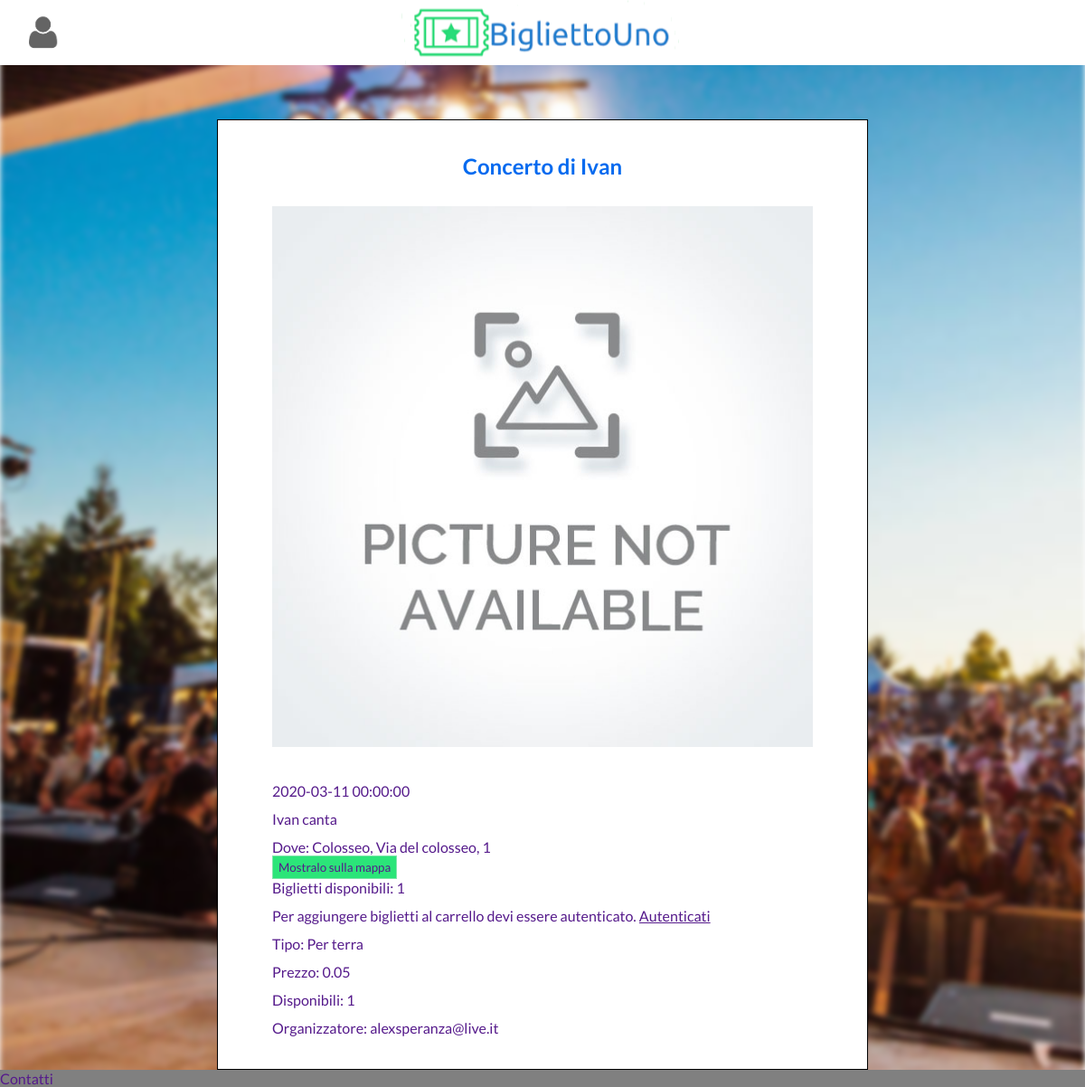
Page /event_details.php?codEvento=1 on the committed database.
### tables this page shows
create table EVENTO (
     codEvento int not null,
     nomeEvento varchar(60) not null,
     dataEOra DATETIME not null,
     NSFC BIT(1) not null,
     descrizione varchar(150) not null,
     nomeImmagine varchar(30) not null,
     codLuogo int not null,
     emailOrganizzatore varchar(30) not null,
     constraint ID_EVENTO_ID primary key (codEvento));

### event_details.php (called while the page is built, shortened)
<?php
    require_once('bootstrap.php');
    $templateParams["evento"] = $dbh->getEvent($_GET["codEvento"])[0];
    $templateParams["moderatori"] = $dbh->getEventModerators($_GET["codEvento"]);
    $templateParams["name"] = "event_details.php";
    $templateParams["title"] = "Dettagli evento";
    $templateParams["css"] = array("base.css", "event_details.css");
    $templateParams["js"] = array("https://ajax.googleapis.com/ajax/libs/jquery/3.4.1/jquery.min.js", "js/base.js", "js/event_details.js", "js/cart_handler.js");
    $templateParams["tickets"] = $dbh->getSeatNumByTypeAndCost($_GET["codEvento"]);
    require(TEMPLATE_DIR."base.php");
?>

### php/DatabaseHelper.php (called while the page is built, shortened)
<?php
class DatabaseHelper{
    private $db;
    public function __construct($servername, $username, $password, $dbname){
        $this->db = new mysqli($servername, $username, $password, $dbname);
    }
    public function getEvent($codEvent) {
        $query = "SELECT *
                  FROM (SELECT E.codEvento, E.nomeEvento, E.dataEOra, E.NSFC, E.descrizione, E.nomeImmagine, E.emailOrganizzatore,
                               L.codLuogo, L.nome AS nomeLuogo, L.indirizzo, L.urlMaps, L.capienzaMassima,
                               COUNT(P.codPrenotazione) as postiOccupati, (COUNT(P.codPrenotazione)/L.capienzaMassima * 100) as percPostiOccupati, COUNT(P.codPosto) AS maxPostiDisponibili
                        FROM evento E, luogo L, posto P
                        WHERE E.codLuogo = L.codLuogo
                        AND p.codEvento = E.codEvento
                        AND E.codEvento = ?
                        GROUP BY E.codEvento, E.nomeEvento, E.dataEOra, E.NSFC, E.descrizione, E.nomeImmagine, E.emailOrganizzatore,
                                 L.codLuogo, L.nome, L.indirizzo, L.urlMaps, L.capienzaMassima
                       ) AS tabEventi,
                       (SELECT EHC.codEvento, GROUP_CONCAT(ce.nomeCategoria SEPARATOR ', ') AS categorie
                        FROM evento_ha_categoria EHC, categoria_evento CE
                        WHERE EHC.codCategoria = ce.codCategoria
                          AND EHC.codEvento = ?
                        GROUP BY EHC.codEvento) AS tabCategorie
                  WHERE tabEventi.codEvento = tabCategorie.codEvento
                  ";
        $stmt = $this->db->prepare($query);
        $stmt->bind_param("ii", $codEvent, $codEvent);
        $stmt->execute();
        return $stmt->get_result()->fetch_all(MYSQLI_ASSOC);
    }
    public function getEventModerators($codEvento) {
        $stmt = $this->db->prepare("SELECT emailModeratore FROM moderazione WHERE codEvento = ".$codEvento);
        $stmt->execute();
        return $stmt->get_result()->fetch_all(MYSQLI_ASSOC);
    }
    public function getSeatNumByTypeAndCost($codEvento) {
        $query = "SELECT posto.codTipologia, nomeTipologia, costo, COUNT(codPosto) AS numTotPosti, SUM(IF(codPrenotazione IS NOT NULL, 1, 0)) AS postiPrenotati
                  FROM posto, tipologia_posto
                  WHERE codEvento = ?
                  AND posto.codTipologia = tipologia_posto.codTipologia
                  GROUP BY codTipologia, costo
                  ";
        $stmt = $this->db->prepare($query);
        $stmt->bind_param("i", $codEvento);
        $stmt->execute();
        return $stmt->get_result()->fetch_all(MYSQLI_ASSOC);
    }
}
$servername = "localhost";
$username = "root";
$password = "";
$dbname = "projTecWeb";
$dbh = new DatabaseHelper($servername, $username, $password, $dbname);
?>

### php/template/event_details.php (the view, shortened to what this page needs)
<div class="main-content">
    <section>
        <h1><?php echo $templateParams["evento"]["nomeEvento"]?></h1>
        <img src="<?php echo "img/".(file_exists($templateParams["evento"]["emailOrganizzatore"].$templateParams["evento"]["nomeImmagine"]) ? $templateParams["evento"]["emailOrganizzatore"].$templateParams["evento"]["nomeImmagine"] : "image-not-available.jpg")?>" alt="event_image"/>
        <p><?php echo $templateParams["evento"]["dataEOra"]?>
        <p>  <?php echo $templateParams["evento"]["descrizione"] ?> </p>
        <p> Dove: <?php echo $templateParams["evento"]["nomeLuogo"].", ".$templateParams["evento"]["indirizzo"]?> </p>
        <label for="btn_show_on_map">
            <button type="button" id="btn_show_on_map">
                Mostralo sulla mappa
            </button>
        </label>
    <div id="tickets">
        Biglietti disponibili: <?php echo min($templateParams["evento"]["capienzaMassima"],$templateParams["evento"]["maxPostiDisponibili"]) - $templateParams["evento"]["postiOccupati"]?>
        <?php if(!isset($_SESSION["sessUser"])) {
            echo '<p>Per aggiungere biglietti al carrello devi essere autenticato. <a href="login.php">Autenticati</a></p>';
        }?>
        <?php foreach ($templateParams["tickets"] as $biglietto):?>
        <div>
            <p>Tipo: <?php echo $biglietto["nomeTipologia"];?></p>
            <p>Prezzo: <?php printf("%.2f", $biglietto["costo"]/100)?></p>
            <p>Disponibili: <?php echo $biglietto["numTotPosti"] - $biglietto["postiPrenotati"];?></p>
        </div>
        <?php endforeach;?>
    </div>
    <p> Organizzatore: <?php echo $templateParams["evento"]["emailOrganizzatore"] ?> </p>
</section>

### css/base.css (style rules this page uses)
h1, h2, h3, h4, h5, h6 { color: #046aef; }
* { font-family: 'Lato', sans-serif; color: #551A8B; }
button, input[type="button"], input[type="submit"], input[type="reset"] { border: none; outline: none; cursor: pointer; background-color: #2be579; border: thin solid #80e5aa; height: 2em; }
html, body { height: 100%; }
img { max-width: 100%; max-height: 100%; }
body, header, p, h1, h2, h3, h4, h5, h6, ul { margin: 0; padding: 0; }
body { display: flex; flex-direction: column; overflow-y: auto; font-size: 100%; }
.main-content { background-color: white; border: thin solid black; width: 85%; margin-left: 7.5%; margin-top: 5%; padding: 3% 5%; box-sizing: border-box; }
@media screen and (min-width:650px) { .main-content { width: 70%; margin-left: 15%; } }
@media screen and (min-width:820px) { .main-content { width: 60%; margin-left: 20%; } }

### css/event_details.css (style rules this page uses)
h1 { text-align: center; margin-bottom: 5%; }
img { margin-bottom: 4%; }
p { margin-top: 2%; }

### rows in the picture
evento: nomeEvento "Concerto di Ivan", dataEOra "2020-03-11 00:00:00", descrizione "Ivan canta", emailOrganizzatore "alexsperanza@live.it"

### other values in the picture
$templateParams["evento"]["nomeLuogo"] "Colosseo"
$templateParams["evento"]["indirizzo"] "Via del colosseo, 1"
$biglietto["nomeTipologia"] "Per terra"
$biglietto["costo"]/100 "0.05"
$biglietto["numTotPosti"] - $biglietto["postiPrenotati"] "1"
